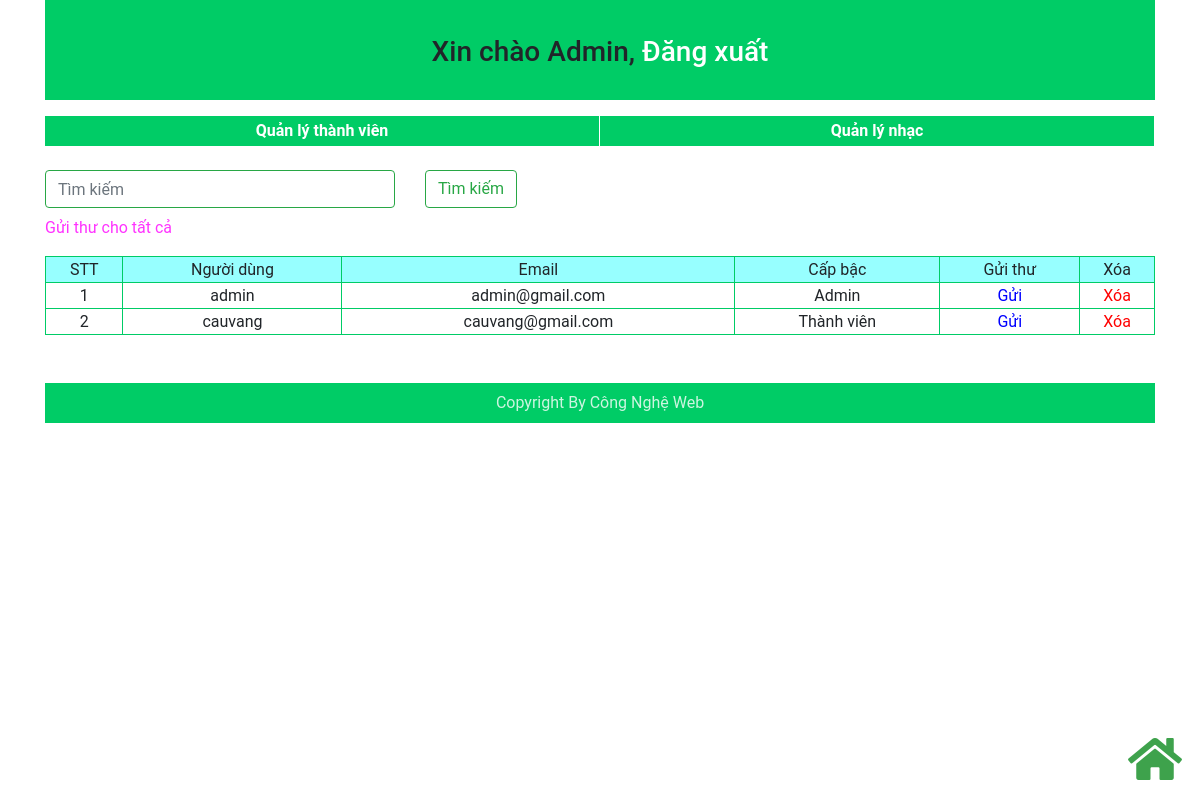
The app's page /admin/list_user.php (signed in) with its own data.
### tables this page shows
CREATE TABLE `thanhvien` (
  `matv` int(11) NOT NULL,
  `ho` varchar(30) NOT NULL,
  `ten` varchar(30) NOT NULL,
  `email` varchar(50) NOT NULL,
  `taikhoan` varchar(30) NOT NULL,
  `matkhau` varchar(30) NOT NULL,
  `capbac` int(1) NOT NULL DEFAULT '0'
);

### admin/templates/show_user.php (the view)
<?php
	echo"<tr>";
		echo"<td>$stt</td>";
		echo"<td>$data[taikhoan]</td>";
		echo"<td>$data[email]</td>";
		if($data['capbac'] == 1)
		{
			echo "<td>Admin</td>";
		}
		else
		{
			echo "<td>Thành viên</td>";
		}
		echo"<td><a href='send_mail.php?matv=$data[matv]' style='color:blue;'>Gửi</a></td>";
		echo"<td><a href='del_list_user.php?matv=$data[matv]' onclick='return show_confirm()' style='color:red;'>Xóa</a></td>";
		echo"</tr>";
?>

### admin/list_user.php (shortened to what this page needs)
<?php
    if($_SESSION["capbac"] == 1)
    {
        require("templates/header.php");
        echo"<form action='../admin/list_user.php'>";
        require("../search/search_admin.php");
        if (isset($_REQUEST['ok']))
        {
            $timkiem = addslashes(stripslashes($_GET['timkiem']));
            if (empty($timkiem))
            {
                echo "<p style= 'color:red;'>* Dữ liệu tìm kiếm không được để trống</p>";
            }
            else
            {
                $sql = "SELECT * FROM thanhvien WHERE ho LIKE '%$timkiem%' OR ten LIKE '%$timkiem%' OR taikhoan LIKE '%$timkiem%' OR email LIKE '%$timkiem%'";
                require("../config/connect.php");
                $kq = mysqli_query($conn,$sql);
                $num = mysqli_num_rows($kq);
                if ($num > 0 && $timkiem != "")
                {
                    echo "<p style='color:#0000FF;'>$num kết quả trả về với từ khóa <b>$timkiem</b></p>";
                    echo '<table border="1" cellspacing="0" cellpadding="10">';
                    require("templates/table_user.php");
                    $stt=1;
                    while ($data = mysqli_fetch_assoc($kq))
                    {
                        require("templates/show_user.php");
                        $stt++;
                    }
                }
                else
                {
                    echo"<p style='color:red;'>* Không tìm thấy kết quả!;</p>";
                }
                mysqli_close($conn);
            }
                echo"</table>";
            echo"</div>";
        }
        else
        {
            echo"<div style='height: 40px;'>";
                echo"<a style='color: #FF33FF;' href='send_mail_all.php'>Gửi thư cho tất cả</a>";
            echo"</div>";
            require("templates/table_user.php");
            require("../config/connect.php");
            $sql = "SELECT * FROM thanhvien";
            $kq = mysqli_query($conn,$sql);
            $stt = 1;
            while ($data = mysqli_fetch_assoc($kq))
            {
                require("templates/show_user.php");
                $stt++;
            }
                echo"</table>";
            echo"</div>";
        }
    require("templates/footer.php");
    }
    else
    {
        ob_start();
        header('Location: ../index.php');
        ob_end_flush();
    }
?>

### css/style-admin.css (style rules this page uses)
* { margin:0;padding: 0; box-sizing: border-box; }
body { font-family: Roboto, sans-serif; }
#duoi table tr { border: 1px solid #0C6; line-height: 25px; }
#duoi table td { border: 1px solid #0C6; }
tr a { text-decoration: none; }

### records on screen
thanhvien: stt "1", taikhoan "admin", email "admin@gmail.com", capbac "Admin"
thanhvien: stt "2", taikhoan "cauvang", email "cauvang@gmail.com", capbac "Thành viên"
